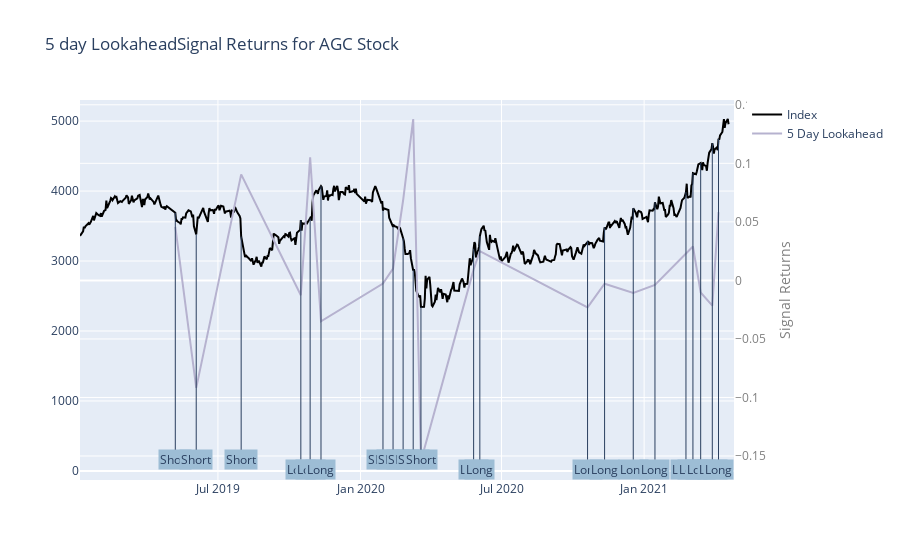

The code cell stored with this chart in its notebook:
### Markdown cell above
### データ可視化
以前の先読み価格を引き続き使用して、シグナルリターンを表示します。

### Code cell
title_string = '{} day LookaheadSignal Returns for {} Stock'
signal_return_5 = get_signal_return(signal_5, price_return_5)
signal_return_10 = get_signal_return(signal_10, price_return_10)
signal_return_20 = get_signal_return(signal_20, price_return_20)
plot_signal_returns(
    close[sample_ticker],
    [
        (signal_return_5[sample_ticker], signal_5[sample_ticker], 5),
        (signal_return_10[sample_ticker], signal_10[sample_ticker], 10),
        (signal_return_20[sample_ticker], signal_20[sample_ticker], 20)],
    [title_string.format(5, sample_ticker), title_string.format(10, sample_ticker), title_string.format(20, sample_ticker)])

### Figure 1 — Plotly figure (JSON) as saved in the notebook; plotly's stock layout.template omitted (floating-point values rounded to 4 significant figures; data arrays with more than 128 entries replaced by an {"elided": "..."} marker saying what was removed)
{"data": [{"line": {"color": "black"}, "name": "Index", "type": "scatter", "x": {"elided": "558 str values"}, "y": {"elided": "558 int values"}}, {"line": {"color": "#b6b2cf"}, "name": "5 Day Lookahead", "type": "scatter", "x": ["2019-05-07T00:00:00", "2019-06-03T00:00:00", "2019-07-31T00:00:00", "2019-10-16T00:00:00", "2019-10-28T00:00:00", "2019-11-11T00:00:00", "2020-01-30T00:00:00", "2020-02-12T00:00:00", "2020-02-25T00:00:00", "2020-03-09T00:00:00", "2020-03-19T00:00:00", "2020-05-26T00:00:00", "2020-06-03T00:00:00", "2020-10-20T00:00:00", "2020-11-11T00:00:00", "2020-12-18T00:00:00", "2021-01-15T00:00:00", "2021-02-24T00:00:00", "2021-03-05T00:00:00", "2021-03-15T00:00:00", "2021-03-30T00:00:00", "2021-04-07T00:00:00", "2021-04-14T00:00:00", "2021-04-15T00:00:00", "2021-04-16T00:00:00", "2021-04-19T00:00:00", "2021-04-20T00:00:00", "2021-04-21T00:00:00"], "y": [0.04575, -0.09181, 0.09055, -0.01263, 0.1051, -0.035, -0.002685, 0.01008, 0.06846, 0.1379, -0.1543, 0.009404, 0.02502, -0.0231, -0.002878, -0.01071, -0.003914, 0.02356, 0.02895, -0.01028, -0.02158, 0.05833, null, null, null, null, null, null], "yaxis": "y2"}], "layout": {"annotations": [{"ax": 0, "ay": 20, "ayref": "y", "bgcolor": "#9dbdd5", "text": "Long", "x": "2019-10-16T00:00:00", "y": 3585}, {"ax": 0, "ay": 20, "ayref": "y", "bgcolor": "#9dbdd5", "text": "Long", "x": "2019-10-28T00:00:00", "y": 3610}, {"ax": 0, "ay": 20, "ayref": "y", "bgcolor": "#9dbdd5", "text": "Long", "x": "2019-11-11T00:00:00", "y": 4070}, {"ax": 0, "ay": 20, "ayref": "y", "bgcolor": "#9dbdd5", "text": "Long", "x": "2020-05-26T00:00:00", "y": 3175}, {"ax": 0, "ay": 20, "ayref": "y", "bgcolor": "#9dbdd5", "text": "Long", "x": "2020-06-03T00:00:00", "y": 3355}, {"ax": 0, "ay": 20, "ayref": "y", "bgcolor": "#9dbdd5", "text": "Long", "x": "2020-10-20T00:00:00", "y": 3285}, {"ax": 0, "ay": 20, "ayref": "y", "bgcolor": "#9dbdd5", "text": "Long", "x": "2020-11-11T00:00:00", "y": 3480}, {"ax": 0, "ay": 20, "ayref": "y", "bgcolor": "#9dbdd5", "text": "Long", "x": "2020-12-18T00:00:00", "y": 3755}, {"ax": 0, "ay": 20, "ayref": "y", "bgcolor": "#9dbdd5", "text": "Long", "x": "2021-01-15T00:00:00", "y": 3840}, {"ax": 0, "ay": 20, "ayref": "y", "bgcolor": "#9dbdd5", "text": "Long", "x": "2021-02-24T00:00:00", "y": 3985}, {"ax": 0, "ay": 20, "ayref": "y", "bgcolor": "#9dbdd5", "text": "Long", "x": "2021-03-05T00:00:00", "y": 4255}, {"ax": 0, "ay": 20, "ayref": "y", "bgcolor": "#9dbdd5", "text": "Long", "x": "2021-03-15T00:00:00", "y": 4400}, {"ax": 0, "ay": 20, "ayref": "y", "bgcolor": "#9dbdd5", "text": "Long", "x": "2021-03-30T00:00:00", "y": 4685}, {"ax": 0, "ay": 20, "ayref": "y", "bgcolor": "#9dbdd5", "text": "Long", "x": "2021-04-07T00:00:00", "y": 4745}, {"ax": 0, "ay": 160, "ayref": "y", "bgcolor": "#9dbdd5", "text": "Short", "x": "2019-05-07T00:00:00", "y": 3690}, {"ax": 0, "ay": 160, "ayref": "y", "bgcolor": "#9dbdd5", "text": "Short", "x": "2019-06-03T00:00:00", "y": 3380}, {"ax": 0, "ay": 160, "ayref": "y", "bgcolor": "#9dbdd5", "text": "Short", "x": "2019-07-31T00:00:00", "y": 3350}, {"ax": 0, "ay": 160, "ayref": "y", "bgcolor": "#9dbdd5", "text": "Short", "x": "2020-01-30T00:00:00", "y": 3720}, {"ax": 0, "ay": 160, "ayref": "y", "bgcolor": "#9dbdd5", "text": "Short", "x": "2020-02-12T00:00:00", "y": 3490}, {"ax": 0, "ay": 160, "ayref": "y", "bgcolor": "#9dbdd5", "text": "Short", "x": "2020-02-25T00:00:00", "y": 3325}, {"ax": 0, "ay": 160, "ayref": "y", "bgcolor": "#9dbdd5", "text": "Short", "x": "2020-03-09T00:00:00", "y": 2865}, {"ax": 0, "ay": 160, "ayref": "y", "bgcolor": "#9dbdd5", "text": "Short", "x": "2020-03-19T00:00:00", "y": 2344}], "title": {"text": "5 day LookaheadSignal Returns for AGC Stock"}, "yaxis2": {"overlaying": "y", "side": "right", "tickfont": {"color": "grey"}, "title": {"font": {"color": "grey"}, "text": "Signal Returns"}}}}
